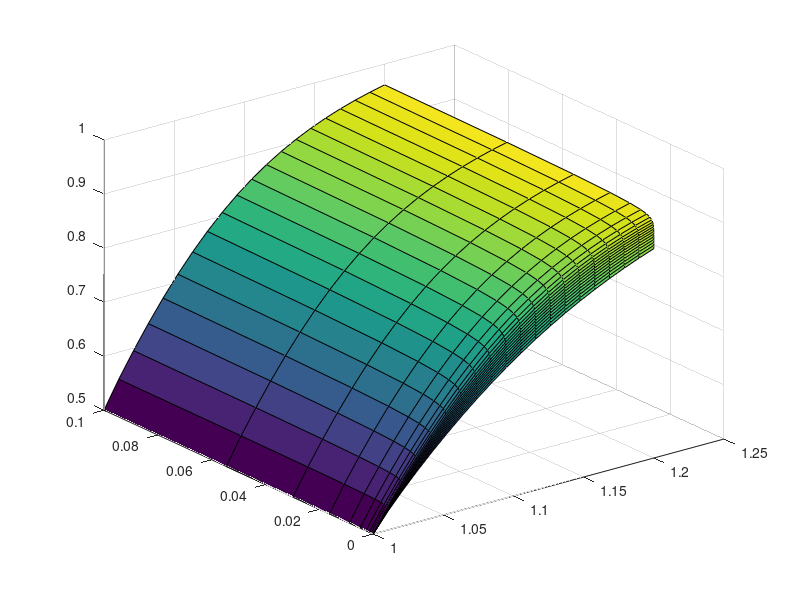

MATLAB code for this plot: (Note: this script raises an error after producing the figure.)
% Visualization of P_flat^tr,SGD surface vs Delta_S and Gamma
% Based on the freezing mechanism derivation
% =============================================================

clear; close all; clc;

% 1. 定义模型参数 (Model Parameters)
x2 = 0.65;          % Sharp valley width parameter (base)
x0 = 1;
f0 = 1;
y_b = 30;
y_f = 20;
y_d = 100;
L_d = 1;
epsilon = 1e-2;     % Small constant epsilon (permissible deviation)

% 2. 定义自变量网格 (Grid for Independent Variables)
% Delta_S: 噪声强度与学习率的乘积 (Log scale)
dS_vals = logspace(-6, -1, 20); 

% Gamma: 平坦度比率 f1/f2 = x1^2/x2^2 (Linear scale, >1)
gamma_vals = linspace(1.0, 1.2, 20); 

[Delta_S, Gamma] = meshgrid(dS_vals, gamma_vals);

% 3. 计算中间变量 Phi (Calculating Phi)
% 注意: Phi 依赖于 x1^2 - x2^2。
% 根据定义 gamma = x1^2 / x2^2 => x1^2 = x2^2 * gamma
% 因此 x1^2 - x2^2 = x2^2 * (gamma - 1)

diff_x2 = x2^2 .* (Gamma - 1); % (x1^2 - x2^2)

% 根据文中公式计算 Phi (近似常数项)
% Phi approx = [2(x1^2 - x2^2) / 27 y_b] * [L_d/y_d + 8 x0^2 / 27 y_f]
term1 = (2 .* diff_x2) ./ (27 * y_b);
term2 = (L_d / y_d) + (8 * x0^2) / (27 * y_f);
Phi = term1 .* term2;

% 4. 计算概率 P (Calculating Probability)
% Eq: P = [ 1 + gamma^(-0.5) * ( sqrt(Delta_S) / (epsilon * Phi) )^(1-gamma) ]^(-1)

% 分解计算以防出错
Numerator_Inside_Log = sqrt(Delta_S);
Denominator_Inside_Log = epsilon .* Phi;
Base_Term = Numerator_Inside_Log ./ Denominator_Inside_Log;

Exponent = 1 - Gamma;
Prefactor = Gamma.^(-0.5);

% 组合公式
P_flat_tr = (1 + Prefactor .* (Base_Term .^ Exponent)).^(-1);

% 5. 绘图 (Plotting)
figure('Units', 'points', 'Position', [100, 100, 500, 400]);

% 绘制曲面
s = surf(Gamma, Delta_S, P_flat_tr);

% 美化设置
s.EdgeColor = 'none';       % 去除网格线
s.FaceColor = 'interp';     % 平滑着色
colormap(parula);           % 颜色映射

% 坐标轴设置
set(gca, 'YScale', 'log');  % Delta_S 使用对数坐标
ylim([min(dS_vals), max(dS_vals)]);
xlim([min(gamma_vals), max(gamma_vals)]);
zlim([0.45, 1]);

% 标签
ylabel('$\Delta_S$', 'Interpreter', 'latex', 'FontSize', 16);
xlabel('$\gamma = f_1/f_2$', 'Interpreter', 'latex', 'FontSize', 16);
zlabel('$P_{\mathrm{flat}}^{\mathrm{tr,SGD}}$', 'Interpreter', 'latex', 'FontSize', 16);

% 视角调整
view(-45, 30);
grid on;
box on;
colorbar;

% 设置字体
set(gca, 'FontName', 'Times New Roman', 'FontSize', 18);
